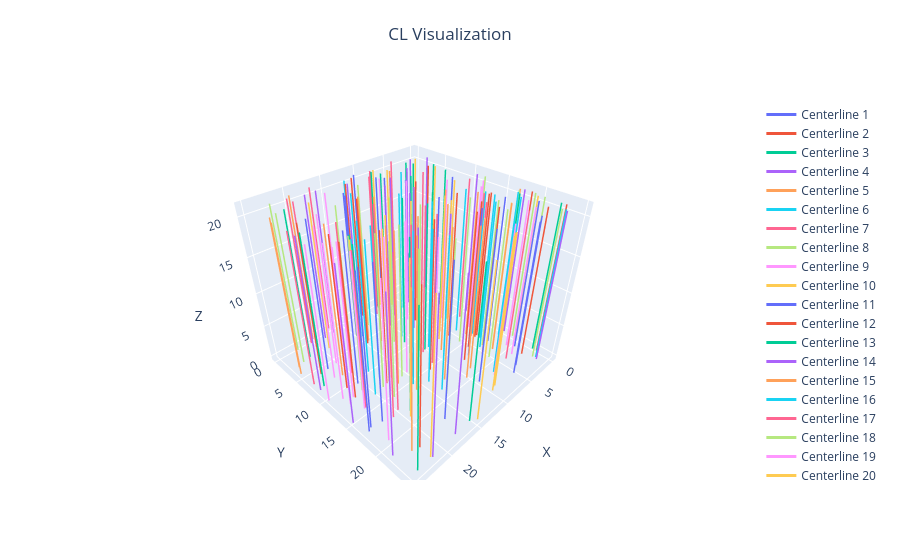

Source (notebook cell):
### Code cell
'''
Input: set of centerlines on a scalp

Algorithm:
- normalize relative positions of root point from each CL on the scalp on some surface
- compute negative density gradient for each CL root point on the surface
- calculate force on each CL point based on density gradient
   - force magnitude falls off with distance from root point, but has same directionality
   - root points DO NOT MOVE, but other points do
- update CL points based on force
- repeat until equilibrium configuration is reached (loss will be some "energy" related to the centerline force)

Output: set of CLs with updated positions
'''

# generating a set of CLs
poses = [] # n x 3
thetas = []
for i in range(200):
    pos, theta = RodGenerator.straight_rod(20)
    pos[:, 0] += 5 * 5 * np.random.sample() # spacing out x coords
    pos[:, 1] += 5 * 5 * np.random.sample() # spacing out y coords
    poses.append(pos)
    thetas.append(theta)

roots = np.array([pos[0] for pos in poses])
poses = np.array(poses)

plot_cls(poses)
